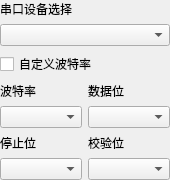
<?xml version="1.0" encoding="UTF-8"?>
<ui version="4.0">
 <class>SAKSerialportAssistantController</class>
 <widget class="QWidget" name="SAKSerialportAssistantController">
  <property name="geometry">
   <rect>
    <x>0</x>
    <y>0</y>
    <width>170</width>
    <height>148</height>
   </rect>
  </property>
  <property name="windowTitle">
   <string>串口控制面板</string>
  </property>
  <layout class="QGridLayout" name="gridLayout">
   <property name="leftMargin">
    <number>0</number>
   </property>
   <property name="topMargin">
    <number>0</number>
   </property>
   <property name="rightMargin">
    <number>0</number>
   </property>
   <property name="bottomMargin">
    <number>0</number>
   </property>
   <item row="0" column="0" colspan="2">
    <widget class="QLabel" name="label">
     <property name="text">
      <string>串口设备选择</string>
     </property>
    </widget>
   </item>
   <item row="3" column="1">
    <widget class="QLabel" name="label_3">
     <property name="text">
      <string>数据位</string>
     </property>
    </widget>
   </item>
   <item row="6" column="0">
    <widget class="QComboBox" name="comboBoxStopbits"/>
   </item>
   <item row="6" column="1">
    <widget class="QComboBox" name="comboBoxParity"/>
   </item>
   <item row="1" column="0" colspan="2">
    <widget class="QComboBox" name="comboBoxSerialports"/>
   </item>
   <item row="5" column="1">
    <widget class="QLabel" name="label_5">
     <property name="text">
      <string>校验位</string>
     </property>
    </widget>
   </item>
   <item row="3" column="0">
    <widget class="QLabel" name="label_2">
     <property name="text">
      <string>波特率</string>
     </property>
    </widget>
   </item>
   <item row="4" column="1">
    <widget class="QComboBox" name="comboBoxDatabits">
     <property name="currentText">
      <string notr="true"/>
     </property>
     <property name="currentIndex">
      <number>-1</number>
     </property>
    </widget>
   </item>
   <item row="5" column="0">
    <widget class="QLabel" name="label_4">
     <property name="text">
      <string>停止位</string>
     </property>
    </widget>
   </item>
   <item row="4" column="0">
    <widget class="QComboBox" name="comboBoxBaudrate"/>
   </item>
   <item row="2" column="0" colspan="2">
    <widget class="QCheckBox" name="checkBoxCustomBaudrate">
     <property name="text">
      <string>自定义波特率</string>
     </property>
    </widget>
   </item>
  </layout>
 </widget>
 <resources/>
 <connections/>
</ui>
